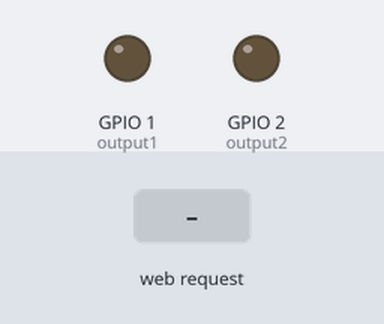
Simulated run of this sketch. Board: ESP8266 (NodeMCU). Shown: output pins drawn as LEDs (lit = HIGH). Inputs (shaded band) come from the test bench. What the sketch prints to the serial monitor is not drawn.

Above: at 1.2 s.
1.3 s: HTTP request GET /LED1On received
At 2.3 s:
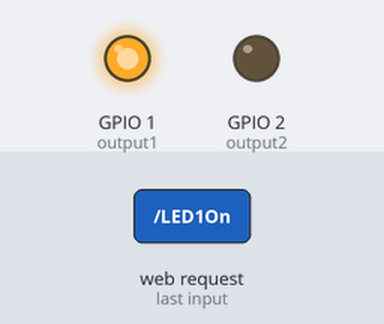
2.8 s: HTTP request GET /LED2On received
At 3.4 s:
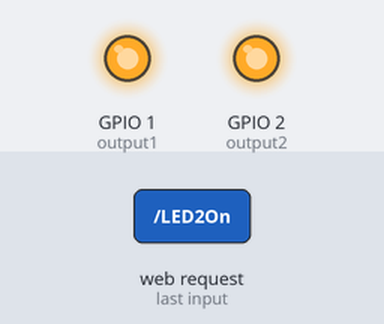
4.3 s: HTTP request GET /LED1Off received
At 5.5 s:
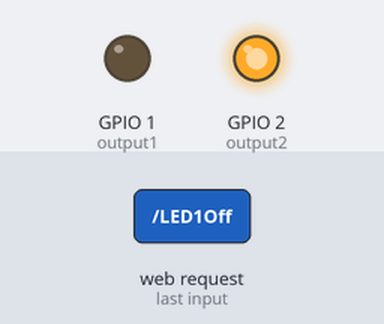
5.8 s: HTTP request GET / received
At 6.9 s:
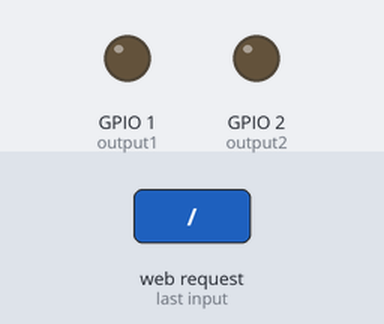
Timing chart, 0 to 8.3 s (numbered marks = the images above; inputs shaded):
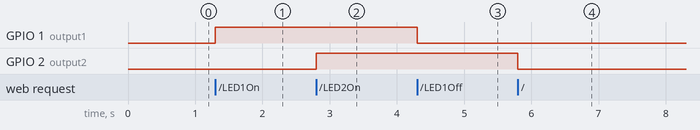

Measured:
- after the input at 1.3 s, GPIO 1 (output1): LOW → HIGH at once
- after the input at 2.8 s, GPIO 2 (output2): LOW → HIGH at once
- after the input at 4.3 s, GPIO 1 (output1): HIGH → LOW at once
- after the input at 5.8 s, GPIO 2 (output2): HIGH → LOW at once

The sketch:

web.ino
```cpp
#include <ESP8266WiFi.h>
#include <ESP8266WebServer.h>

const char *ssid = "Nodetest";
const char *password = "password";

ESP8266WebServer server(80); // Set web server port number to 80
// Assign output variables to GPIO pins
const int output1 = 1;
const int output2 = 2;
#define output1_OFF digitalWrite(output1, LOW)
#define output1_ON  digitalWrite(output1, HIGH)
#define output2_OFF digitalWrite(output2, LOW)
#define output2_ON  digitalWrite(output2, HIGH)

//HTML code
const String HtmlHtml = "<html><head>"
                        "<meta name=\"viewport\" content=\"width=device-width, initial-scale=1\" /></head>";
const String HtmlHtmlClose = "</html>";
const String HtmlTitle = "<h1>ESP8266 NodeMCU act as AP and web server to control GPIO</h1><br/>\n";
const String HtmlCenter = "<center>";
const String HtmlCloseCenter = "</center>";
const String HtmlLedState1 = "<h2>Light 1 </h2><br/>\n";
const String HtmlLedState2 = "<h2>Light 2 </h2><br/>\n";
const String HtmlButton1_ON = "<a href=\"LED1Off\"><button style=\"display: block; background-color: #FF0000;  height: 50px; width: 100px;\">ON</button></a><br/>";
const String HtmlButton1_OFF = "<a href=\"LED1On\"><button style=\"display: block; background-color: #00FF00; height: 50px; width: 100px;\">OFF</button></a><br/>";
const String HtmlButton2_ON = "<a href=\"LED2Off\"><button style=\"display: block; background-color: #FF0000;  height: 50px; width: 100px;\">ON</button></a><br/>";
const String HtmlButton2_OFF = "<a href=\"LED2On\"><button style=\"display: block; background-color: #00FF00; height: 50px; width: 100px;\">OFF</button></a><br/>";
String HtmlButtons1, HtmlButtons2;
void handleRoot() {
  output1_OFF;
  HtmlButtons1 =  HtmlButton1_OFF;
  output2_OFF;
  HtmlButtons2 =  HtmlButton2_OFF;
  response();
}
void handleLed1On() {
  output1_ON;
  HtmlButtons1 = HtmlButton1_ON;
  response();
}
void handleLed1Off() {
  output1_OFF;
  HtmlButtons1 =  HtmlButton1_OFF;
  response();
}
void handleLed2On() {
  output2_ON;
  HtmlButtons2 = HtmlButton2_ON;
  response();
}
void handleLed2Off() {
  output2_OFF;
  HtmlButtons2 =  HtmlButton2_OFF;
  response();
}
void response() {
  String htmlRes = HtmlHtml + HtmlCenter;
  htmlRes += HtmlTitle;
  htmlRes += HtmlLedState1;
  htmlRes += HtmlButtons1;
  htmlRes += HtmlLedState2;
  htmlRes += HtmlButtons2;
  htmlRes += HtmlCloseCenter;
  htmlRes += HtmlHtmlClose;
  server.send (200, "text/html", htmlRes);
}
void setup() {
  Serial.begin(115200);
  pinMode(output1, OUTPUT);
  pinMode(output2, OUTPUT);
  output1_OFF;
  output2_OFF;
  WiFi.mode(WIFI_AP); // ใช้งาน WiFi ในโหมด AP
  WiFi.softAP(ssid);  //or WiFi.softAP(ssid, password)
  Serial.print("Connect to : ");
  Serial.println(ssid);
  IPAddress apip = WiFi.softAPIP();
  Serial.print("visit: ");
  Serial.println(apip);
  server.on("/", handleRoot);
  server.on("/LED1On", handleLed1On);
  server.on("/LED1Off", handleLed1Off);
  server.on("/LED2On", handleLed2On);
  server.on("/LED2Off", handleLed2Off);
  server.begin();
}
void loop() {
  server.handleClient();
}
```
